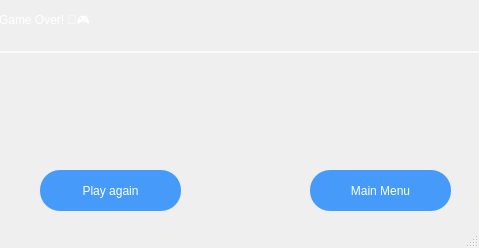
<?xml version="1.0" encoding="UTF-8"?>
<ui version="4.0">
 <class>State</class>
 <widget class="QMainWindow" name="State">
  <property name="geometry">
   <rect>
    <x>0</x>
    <y>0</y>
    <width>479</width>
    <height>248</height>
   </rect>
  </property>
  <property name="windowTitle">
   <string>MainWindow</string>
  </property>
  <property name="styleSheet">
   <string notr="true">QMainWindow {
    background: qlineargradient(
        spread: pad,
        x1: 0, y1: 0,
        x2: 1, y2: 1,
        stop: 0 rgba(0, 34, 133, 180),
        stop: 1 rgba(255, 255, 255, 80)
    );
}</string>
  </property>
  <widget class="QWidget" name="centralwidget">
   <widget class="QLabel" name="p1_label">
    <property name="geometry">
     <rect>
      <x>-20</x>
      <y>-10</y>
      <width>541</width>
      <height>63</height>
     </rect>
    </property>
    <property name="styleSheet">
     <string notr="true">QLabel {
    background-color: qlineargradient(
        x1: 0, y1: 0,
        x2: 1, y2: 1,
        stop: 0 rgba(30, 60, 114, 150),
        stop: 1 rgba(42, 82, 152, 150)
    );
    color: white;
    font: bold 14pt &quot;Segoe UI&quot;;
    padding: 14px;
    border-radius: 20px;
    border: 2px solid rgba(255, 255, 255, 180); 
    qproperty-alignment: AlignCenter;
}
QLabel[active=&quot;true&quot;] {
    background-color: qlineargradient(
        x1: 1, y1: 0,
        x2: 0, y2: 1,
        stop: 0 rgba(58, 28, 113, 180),
        stop: 1 rgba(215, 109, 119, 180)
    );
    color: #FFEB3B;
    border: 2px solid #FFEB3B;
}</string>
    </property>
    <property name="text">
     <string>Game Over! 🛑🎮</string>
    </property>
   </widget>
   <widget class="QPushButton" name="playagain">
    <property name="geometry">
     <rect>
      <x>40</x>
      <y>170</y>
      <width>141</width>
      <height>41</height>
     </rect>
    </property>
    <property name="styleSheet">
     <string notr="true">QPushButton {
    border: none;
    color: white;
    background-color: rgba(0, 120, 255, 180); /* أزرق شفاف */
    font: bold 11pt &quot;Arial&quot;;
    border-radius: 20px;
    padding: 8px;
}

QPushButton:hover {
    background-color: rgba(30, 144, 255, 220); /* أزرق أفتح عند المرور */
    font: bold 12pt &quot;Arial&quot;;
}

QPushButton:pressed {
    background-color: rgba(0, 80, 180, 255); /* أزرق داكن عند الضغط */
    font: bold 12pt &quot;Arial&quot;;
}

QPushButton:disabled {
    background-color: rgba(150, 150, 150, 100); /* رمادي فاتح شفاف */
    color: rgba(255, 255, 255, 180); /* أبيض باهت */
    font: bold 11pt &quot;Arial&quot;;
}
</string>
    </property>
    <property name="text">
     <string>Play again</string>
    </property>
   </widget>
   <widget class="QPushButton" name="MainMenust">
    <property name="geometry">
     <rect>
      <x>310</x>
      <y>170</y>
      <width>141</width>
      <height>41</height>
     </rect>
    </property>
    <property name="styleSheet">
     <string notr="true">QPushButton {
    border: none;
    color: white;
    background-color: rgba(0, 120, 255, 180); /* أزرق شفاف */
    font: bold 11pt &quot;Arial&quot;;
    border-radius: 20px;
    padding: 8px;
}

QPushButton:hover {
    background-color: rgba(30, 144, 255, 220); /* أزرق أفتح عند المرور */
    font: bold 12pt &quot;Arial&quot;;
}

QPushButton:pressed {
    background-color: rgba(0, 80, 180, 255); /* أزرق داكن عند الضغط */
    font: bold 12pt &quot;Arial&quot;;
}

QPushButton:disabled {
    background-color: rgba(150, 150, 150, 100); /* رمادي فاتح شفاف */
    color: rgba(255, 255, 255, 180); /* أبيض باهت */
    font: bold 11pt &quot;Arial&quot;;
}
</string>
    </property>
    <property name="text">
     <string>Main Menu</string>
    </property>
   </widget>
   <widget class="QLabel" name="winnerlabel">
    <property name="geometry">
     <rect>
      <x>10</x>
      <y>80</y>
      <width>461</width>
      <height>51</height>
     </rect>
    </property>
    <property name="font">
     <font>
      <pointsize>16</pointsize>
      <bold>true</bold>
     </font>
    </property>
    <property name="styleSheet">
     <string notr="true">QLabel {
    background-color: rgba(0, 0, 0, 0);  /* Fully transparent */
    border: none;                       /* No borders */
    color: white;                       /* Text color (you can change) */
    qproperty-alignment: AlignCenter;   /* Center text */
    font-weight: bold;                  /* Optional: make text bolder */
}</string>
    </property>
    <property name="text">
     <string/>
    </property>
   </widget>
  </widget>
  <widget class="QMenuBar" name="menubar">
   <property name="geometry">
    <rect>
     <x>0</x>
     <y>0</y>
     <width>479</width>
     <height>25</height>
    </rect>
   </property>
  </widget>
  <widget class="QStatusBar" name="statusbar"/>
 </widget>
 <resources/>
 <connections/>
</ui>
